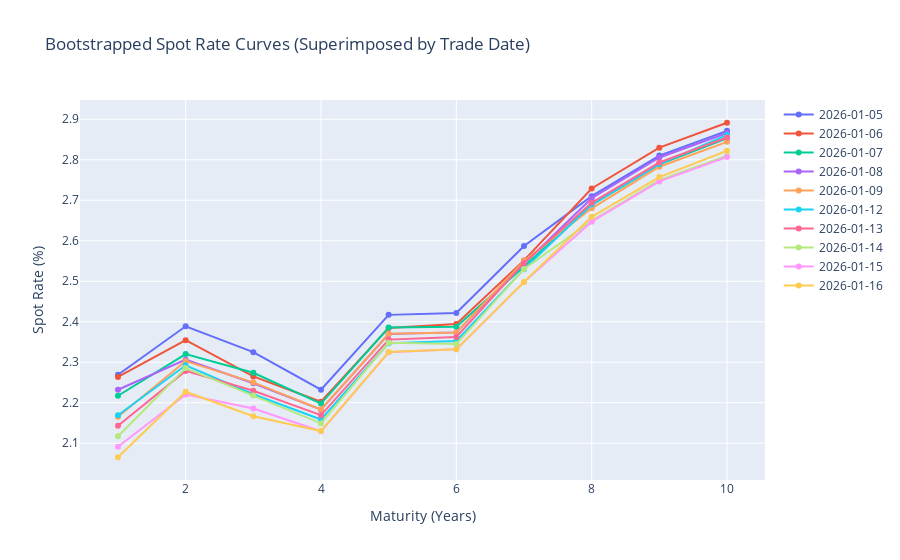

Source (notebook cell):
### Code cell
fig = go.Figure()  # reset every run

for date_key in sorted(bond_dict.keys()):
    bonds_sorted = sorted(bond_dict[date_key], key=lambda x: x[2])

    spot_rates = bootstrap_spot_rate_curve(bonds_sorted)
    maturities = [b[2] for b in bonds_sorted]  # or b[2]/2.0 for half-year periods

    fig.add_trace(
        go.Scatter(
            x=maturities,
            y=np.array(spot_rates, dtype=float) * 100.0,
            mode="lines+markers",
            name=str(date_key).strip(),
        )
    )

fig.update_layout(
    title="Bootstrapped Spot Rate Curves (Superimposed by Trade Date)",
    xaxis_title="Maturity (Years)",
    yaxis_title="Spot Rate (%)",
)
fig.show()

### Figure 1 — Plotly figure (JSON) as saved in the notebook; plotly's stock layout.template omitted (floating-point values rounded to 4 significant figures)
{"data": [{"mode": "lines+markers", "name": "2026-01-05", "type": "scatter", "x": [1, 2, 3, 4, 5, 6, 7, 8, 9, 10], "y": [2.269, 2.389, 2.325, 2.232, 2.417, 2.422, 2.587, 2.71, 2.81, 2.871]}, {"mode": "lines+markers", "name": "2026-01-06", "type": "scatter", "x": [1, 2, 3, 4, 5, 6, 7, 8, 9, 10], "y": [2.264, 2.354, 2.265, 2.203, 2.385, 2.395, 2.552, 2.729, 2.83, 2.891]}, {"mode": "lines+markers", "name": "2026-01-07", "type": "scatter", "x": [1, 2, 3, 4, 5, 6, 7, 8, 9, 10], "y": [2.217, 2.32, 2.274, 2.198, 2.386, 2.388, 2.536, 2.688, 2.788, 2.853]}, {"mode": "lines+markers", "name": "2026-01-08", "type": "scatter", "x": [1, 2, 3, 4, 5, 6, 7, 8, 9, 10], "y": [2.232, 2.306, 2.248, 2.183, 2.37, 2.374, 2.544, 2.705, 2.806, 2.866]}, {"mode": "lines+markers", "name": "2026-01-09", "type": "scatter", "x": [1, 2, 3, 4, 5, 6, 7, 8, 9, 10], "y": [2.165, 2.303, 2.25, 2.183, 2.37, 2.374, 2.55, 2.68, 2.783, 2.844]}, {"mode": "lines+markers", "name": "2026-01-12", "type": "scatter", "x": [1, 2, 3, 4, 5, 6, 7, 8, 9, 10], "y": [2.169, 2.292, 2.221, 2.159, 2.347, 2.352, 2.53, 2.689, 2.789, 2.861]}, {"mode": "lines+markers", "name": "2026-01-13", "type": "scatter", "x": [1, 2, 3, 4, 5, 6, 7, 8, 9, 10], "y": [2.143, 2.279, 2.23, 2.169, 2.356, 2.362, 2.545, 2.694, 2.793, 2.855]}, {"mode": "lines+markers", "name": "2026-01-14", "type": "scatter", "x": [1, 2, 3, 4, 5, 6, 7, 8, 9, 10], "y": [2.117, 2.285, 2.218, 2.149, 2.348, 2.345, 2.53, 2.649, 2.75, 2.81]}, {"mode": "lines+markers", "name": "2026-01-15", "type": "scatter", "x": [1, 2, 3, 4, 5, 6, 7, 8, 9, 10], "y": [2.091, 2.22, 2.186, 2.13, 2.325, 2.332, 2.498, 2.647, 2.746, 2.807]}, {"mode": "lines+markers", "name": "2026-01-16", "type": "scatter", "x": [1, 2, 3, 4, 5, 6, 7, 8, 9, 10], "y": [2.065, 2.227, 2.167, 2.13, 2.325, 2.332, 2.498, 2.659, 2.757, 2.822]}], "layout": {"title": {"text": "Bootstrapped Spot Rate Curves (Superimposed by Trade Date)"}, "xaxis": {"title": {"text": "Maturity (Years)"}}, "yaxis": {"title": {"text": "Spot Rate (%)"}}}}
